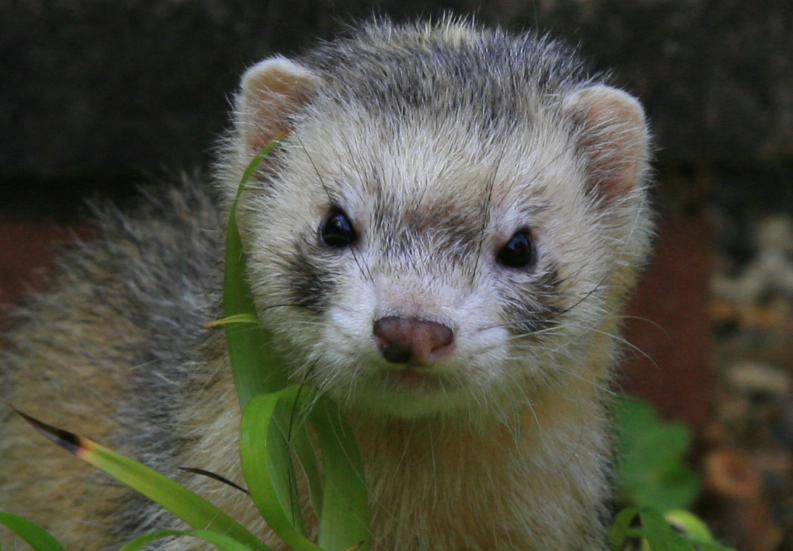
#> input picture Syrup.jpg, 793 x 551 px
$ python Image_Blue_Hue.py
#> lines starting #> are read from the running program, lines starting #| are printed output that depends on the picture
"""
This module demonstrates the use of openCV to give a blue hue to a  colour image
"""
import cv2
import numpy as np

# Read the image from disk
image = cv2.imread('Syrup.jpg')
#> image is the input picture: shape (551, 793, 3); mean B, G, R 65.2, 78.7, 78.1
image = cv2.resize(image, (512, 512))
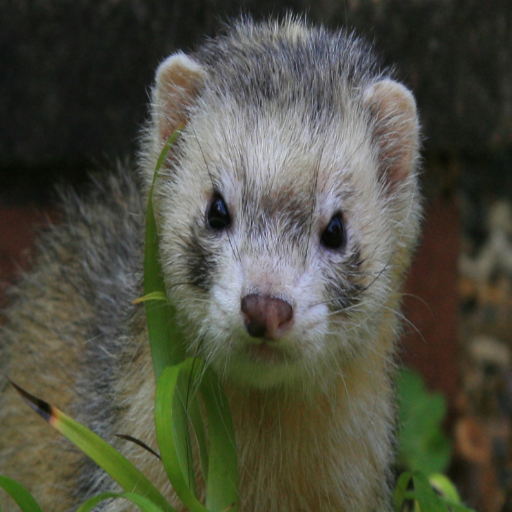
#> image: shape (512, 512, 3); mean B, G, R 65.1, 78.6, 78

# Increase the blue channel values
blue_hue_image = image.copy()
blue_hue_image[:, :, 0] = np.clip(blue_hue_image[:, :, 0] + 25, 0, 255)  # Increase blue channel
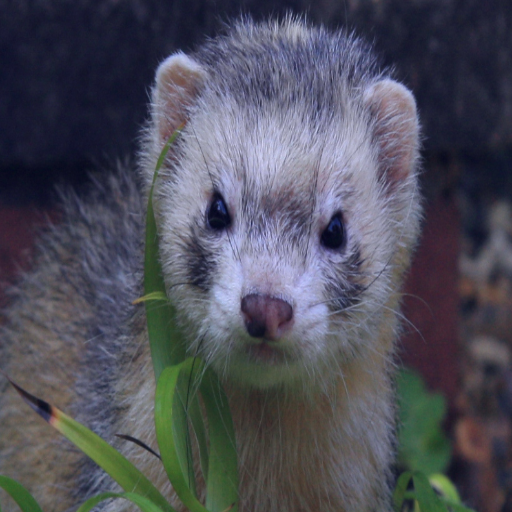
#> blue_hue_image: shape (512, 512, 3); mean B, G, R 90.1, 78.6, 78

# Reduce the red and green channel values
blue_hue_image[:, :, 1] = np.clip(blue_hue_image[:, :, 1] - 25, 0, 255)  # Reduce green channel
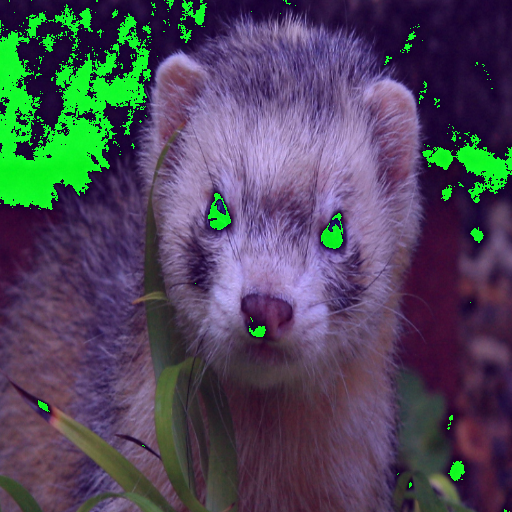
#> blue_hue_image: shape (512, 512, 3); mean B, G, R 90.1, 71.9, 78
blue_hue_image[:, :, 2] = np.clip(blue_hue_image[:, :, 2] - 25, 0, 255)  # Reduce red channel
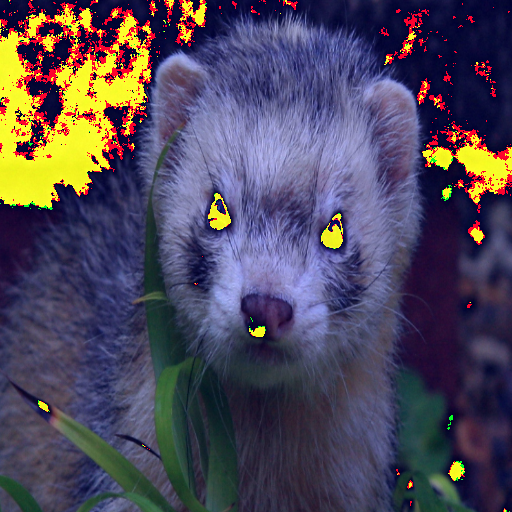
#> blue_hue_image: shape (512, 512, 3); mean B, G, R 90.1, 71.9, 78.6

# Save the image with a blue hue to disk
cv2.imwrite('blue_hue_image.jpg', blue_hue_image)
cv2.imshow('adjusted',  blue_hue_image)
cv2.waitKey()
cv2.destroyAllWindows()

$ run again, with 00-puppy.jpg copied over Syrup.jpg
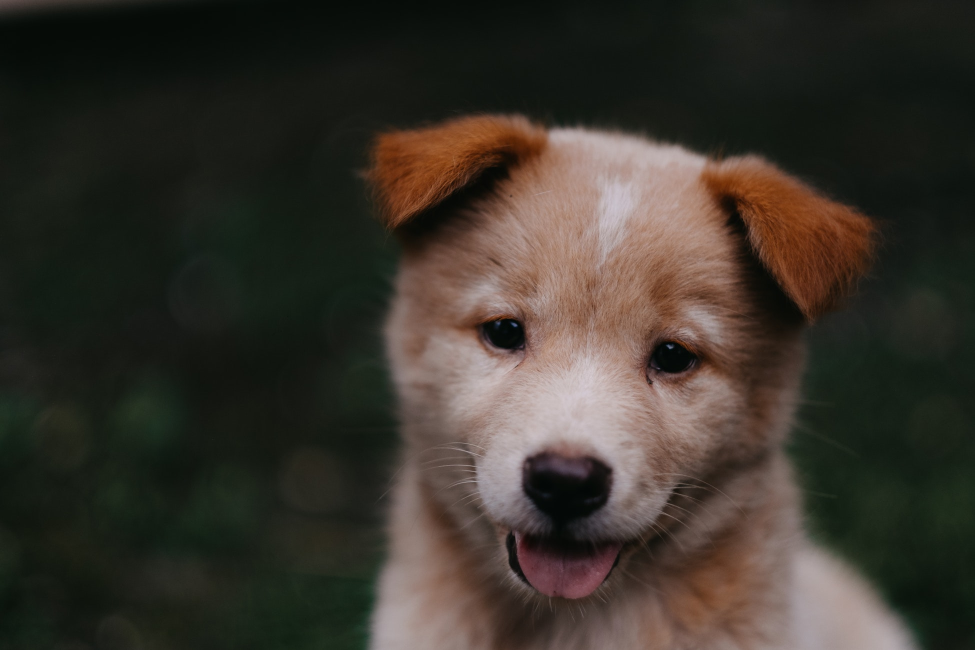
#> input picture 00-puppy.jpg, 1950 x 1300 px (shown at 1/2 size)
#> image is the input picture: shape (1300, 1950, 3); mean B, G, R 43.8, 51.8, 57.3
#> `image = cv2.resize(image, (512, 512))`:
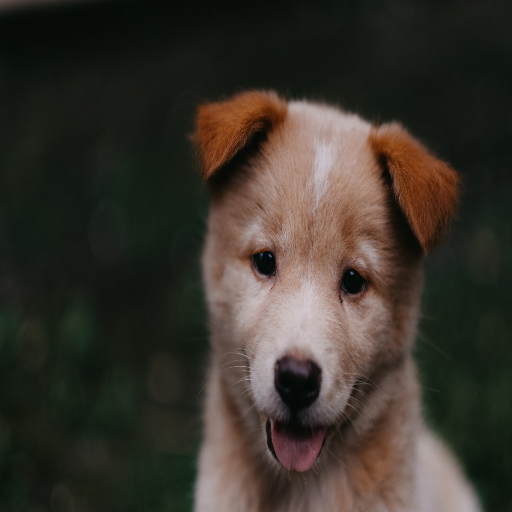
#> image: shape (512, 512, 3); mean B, G, R 43.7, 51.7, 57.2
#> `blue_hue_image[:, :, 2] = np.clip(blue_hue_image[:, :, 2] - 25, 0, 255)`:
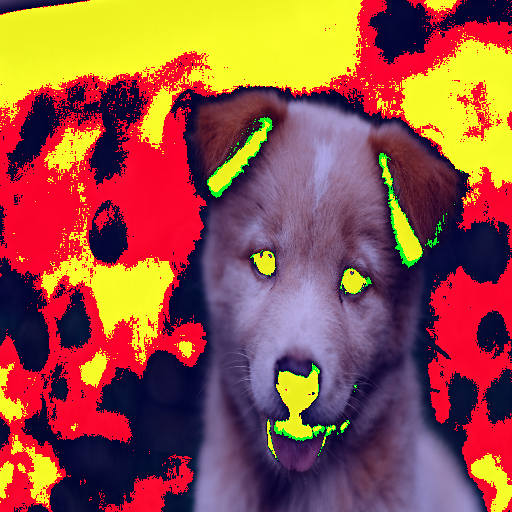
#> blue_hue_image: shape (512, 512, 3); mean B, G, R 68.7, 84.7, 149.7

$ run again, with dog_backpack.jpg copied over Syrup.jpg
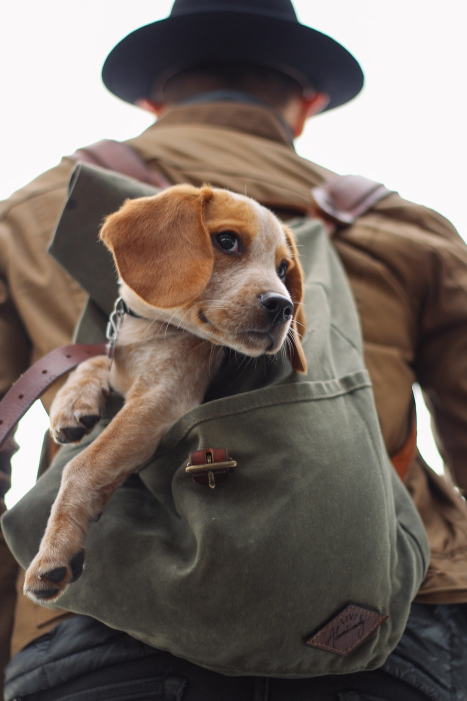
#> input picture dog_backpack.jpg, 934 x 1401 px (shown at 1/2 size)
#> image is the input picture: shape (1401, 934, 3); mean B, G, R 99.5, 106.7, 118.1
#> `image = cv2.resize(image, (512, 512))`:
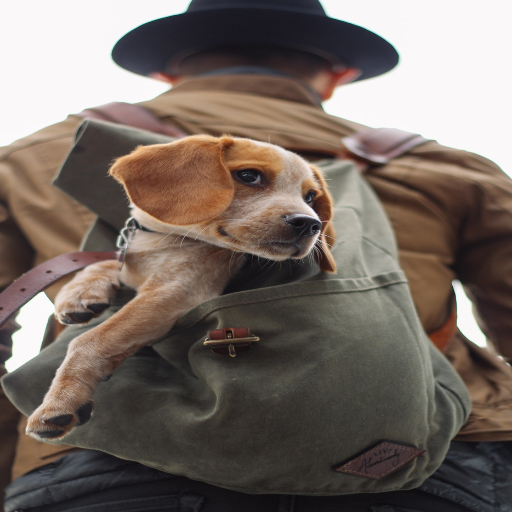
#> image: shape (512, 512, 3); mean B, G, R 99.4, 106.6, 118
#> `blue_hue_image[:, :, 2] = np.clip(blue_hue_image[:, :, 2] - 25, 0, 255)`:
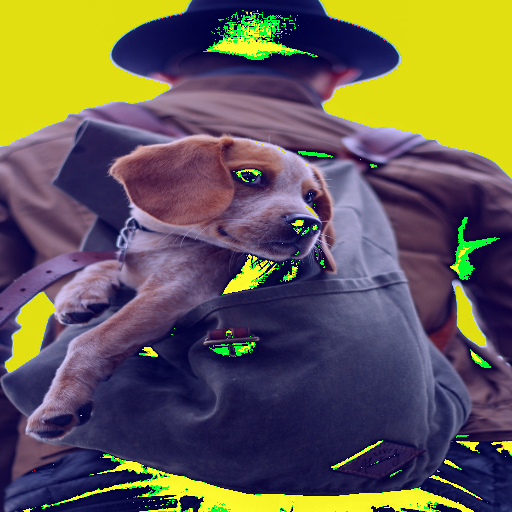
#> blue_hue_image: shape (512, 512, 3); mean B, G, R 83.9, 93.9, 101.8
